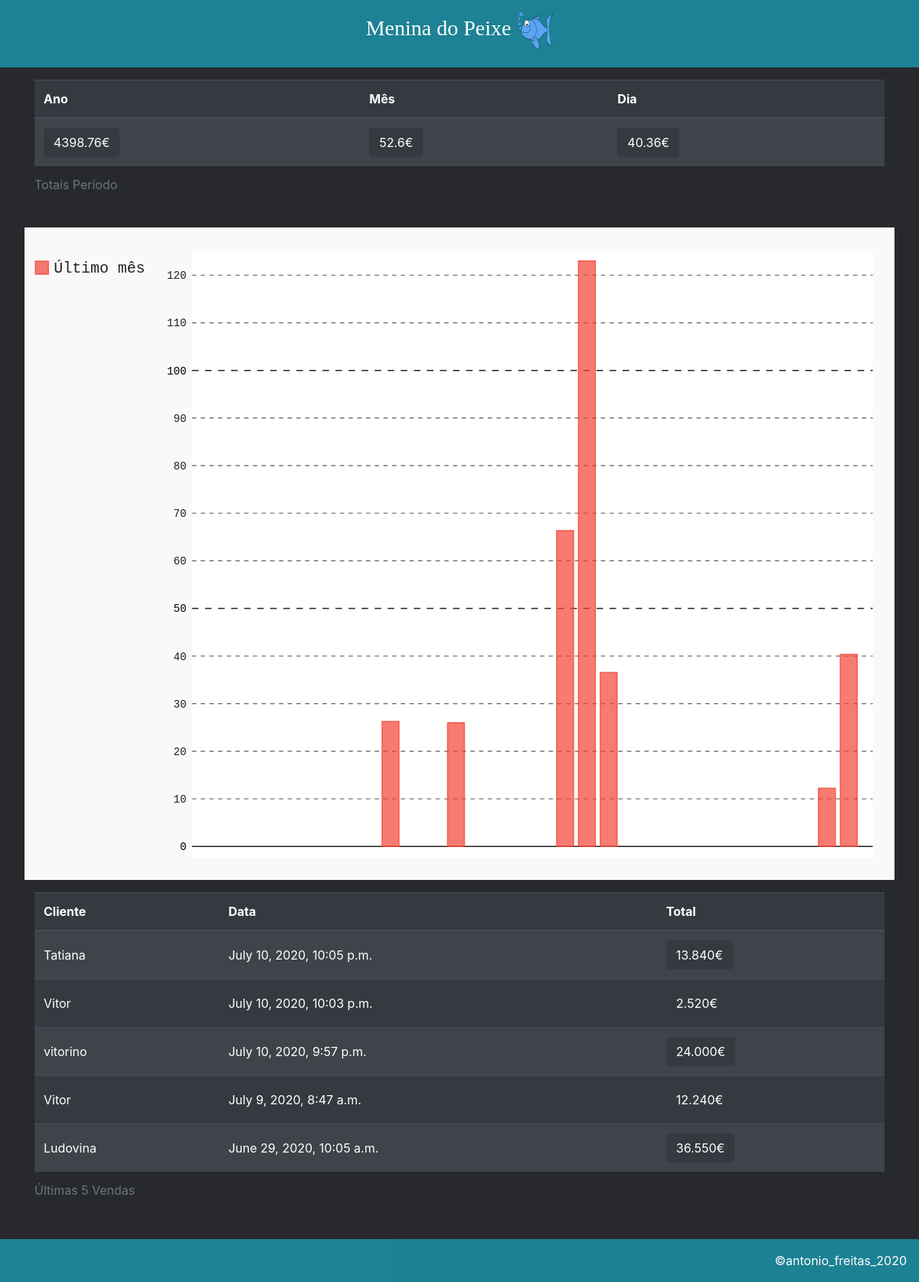
The app's page /dblists/sales/ (signed in) with its own data.
### mdpapp/models.py (models this page shows, shortened)
class Sale(models.Model):
    id=models.AutoField(primary_key=True)
    sale_date=models.DateTimeField("Data da Venda", auto_now_add=True)
    client=models.ForeignKey(Client, on_delete=models.PROTECT, verbose_name="Clientes")
    sale_note=models.CharField("Observações", max_length=200, null=True)
    sale_total=models.DecimalField(max_digits=10,decimal_places=3)

class Client(models.Model):
    client_name=models.CharField("Nome", max_length=200, unique=True)
    client_address=models.CharField("Endereço", max_length=200)
    client_contact=models.CharField("Contacto", max_length=200)
    client_email=models.EmailField("Email", max_length=200, null=True)
    client_note=models.CharField("Observações", max_length=200)
    client_date_added=models.DateTimeField("Data Adicionado", auto_now_add=True)
    owner=models.ForeignKey(User, on_delete=models.PROTECT)
    def __str__(self):
        return self.client_name

### mdpapp/views.py (the view)
# urls.py: path('dblists/sales/', views.sales, name='sales'),
@login_required
def sales(request):
    today=datetime.datetime.now()
    sales = Sale.objects.order_by('sale_date')
    days=[x for x in range(31)]
    bar=[]
    for day in days:
        check_day=today.day
        check_month=today.month
        check_year=today.year
        try:
            check_day=check_day-day
            if check_day<=0:
                check_day+=31
                check_month=check_month-1
                if check_month<=0:
                    check_month=12
                    check_year=check_year-1
            datetime.datetime(year=today.year, month=check_month, day=check_day)
        except ValueError:
            pass
        else:
            total_day=Sale.objects.order_by('sale_date').filter(sale_date__year=check_year).filter(sale_date__month=check_month).filter(sale_date__day=check_day).aggregate(Sum('sale_total'))
            bar.append(total_day['sale_total__sum'])
    bar2=[]
    for data in reversed(bar):
        bar2.append(data)
    print(bar2)
    bar_chart = pygal.Bar()
    bar_chart.add('Último mês', bar2)
    bar_chart.render_to_file('mdpapp/static/mdpapp/bar_chart.svg')
    """Lists Sales"""
    today=datetime.datetime.now()
    sales = Sale.objects.order_by('-sale_date')[:5]
    year_sale=Sale.objects.filter(sale_date__year=today.year)
    year_sale_total=0
    for sale in year_sale:
        year_sale_total+=float(sale.sale_total)
    month_sale=year_sale.filter(sale_date__month=today.month)
    month_sale_total=0
    for sale in month_sale:
        month_sale_total+=float(sale.sale_total)
    day_sale=month_sale.filter(sale_date__day=today.day)
    day_sale_total=0
    for sale in day_sale:
        day_sale_total+=float(sale.sale_total)
    year_sale_total=round(year_sale_total,2)
    month_sale_total=round(month_sale_total,2)
    day_sale_total=round(day_sale_total,2)
    hoje=today.day
    mes=today.month
    context = {'sales': sales, 'year_sale_total':year_sale_total, 'month_sale_total':month_sale_total,
    'day_sale_total':day_sale_total, 'hoje':hoje, 'mes':mes}
    return render(request, 'mdpapp/sales.html', context)

### mdpapp/templates/mdpapp/sales.html
{% extends "mdpapp/base.html" %}
{% block content %}
    <div class="container">
        <table class="table table-striped table-dark">
            <caption>
                Totais Período
            </caption>
            <thead>
                <tr>
                    <th>
                        Ano
                    </th>
                    <th>
                        Mês
                    </th>
                    <th>
                        Dia
                    </th>
                </tr>
            </thead>
            <tbody>
                <tr>
                    <td>
                        <a href="{% url 'yr_sales' %}">
                            <button type="button" class="btn btn-dark">
                                {{ year_sale_total }}€
                            </button>
                        </a>
                    </td>
                    <td>
                        <a href="{% url 'mn_sales' mes %}">
                            <button type="button" class="btn btn-dark">
                                {{ month_sale_total }}€
                            </button>
                        </a>
                    </td>
                    <td>
                        <a href="{% url 'td_sales' hoje 1 %}">
                            <button type="button" class="btn btn-dark">
                                {{ day_sale_total }}€
                            </button>
                        </a>
                    </td>
                </tr>
            </tbody>
        </table>
    </div>
    <div class="justify-content-center">
        {% load static %}
        <img id="tdias" src="{% static 'mdpapp/bar_chart.svg'%}" style="padding: 1rem; max-width:100%">
    </div>
    <div class="container">
        <table class="table table-striped table-dark">
            <caption>
                Últimas 5 Vendas
            </caption>
            <thead>
                <tr>
                    <th>Cliente</th>
                    <th>Data</th>
                    <th>Total</th>
                </tr>
            </thead>
            <tbody>
                {% for sale in sales %}
                <tr>
                    <td style="vertical-align: middle;">
                        {{ sale.client }}
                    </td>
                    <td style="vertical-align: middle;">
                        {{ sale.sale_date }}
                    </td>
                    <td>
                        <a href="{% url 'sale' sale.id %}">
                            <button type="button" class="btn btn-dark">
                                {{ sale.sale_total }}€
                            </button>
                        </a>
                    </td>
                </tr>
                {% empty %}
                <tr>
                    <td>No clients have been added yet.</td>
                </tr>
                {% endfor %}
            </tbody>
        </table>
    </div>
{% endblock content %}

### mdpapp/static/mdpapp/main.css (style rules this page uses)
body { background-color:#27292c; }

### records on screen
Sale: client "Tatiana", sale_date "July 10, 2020, 10:05 p.m.", sale_total "13.840"
Sale: client "Vitor", sale_date "July 10, 2020, 10:03 p.m.", sale_total "2.520"
Sale: client "vitorino", sale_date "July 10, 2020, 9:57 p.m.", sale_total "24.000"
Sale: client "Vitor", sale_date "July 9, 2020, 8:47 a.m.", sale_total "12.240"
Sale: client "Ludovina", sale_date "June 29, 2020, 10:05 a.m.", sale_total "36.550"

### other values on screen
{{ year_sale_total }} "4398.76"
{{ month_sale_total }} "52.6"
{{ day_sale_total }} "40.36"
